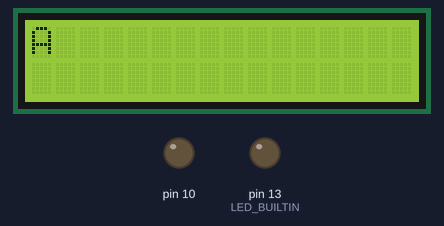
A sketch run on a simulated Arduino Uno, built with avr-gcc and run on an emulated ATmega328P. On the bench: 16×2 character LCD, output pins drawn as LEDs (lit = HIGH).

Above: at 0.66 s.
At 5.49 s:
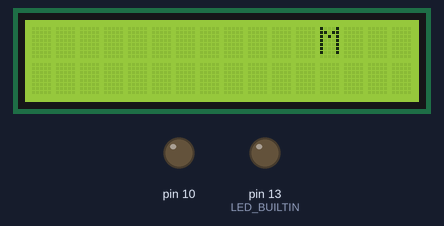
At 10.32 s:
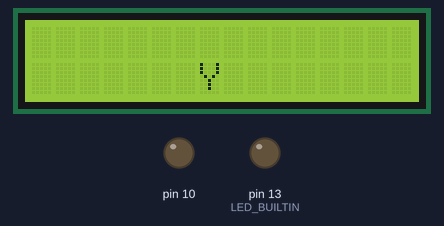
At 19.98 s:
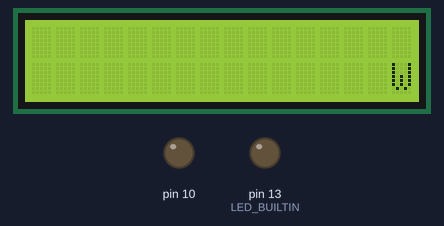
At 29.64 s:
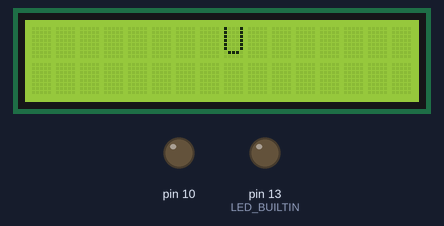
At 39.7 s:
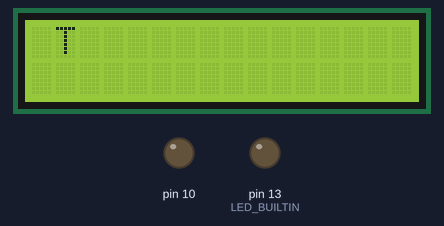

The sketch:

alphabet.ino
```cpp
#include <LiquidCrystal.h>

const int rs = 37, en = 36, d4 = 35, d5 = 34, d6 = 33, d7 = 32;
LiquidCrystal lcd(rs, en, d4, d5, d6, d7);

void setup() {
 // set up the LCD's number of columns and rows:
  lcd.begin(16, 2);

  Serial.begin(9600);
  pinMode(LED_BUILTIN, OUTPUT);
  pinMode(6, INPUT);
  pinMode(A2, INPUT);
  pinMode(10, OUTPUT);
  pinMode(13, OUTPUT);
}

int i = 65; // until 90
int col = 0;
int row = 0;

void loop() {
  // put your main code here, to run repeatedly:
  delay(400);
  lcd.clear();

  lcd.setCursor(col, row);

  lcd.print(char(i++));

  if (i > 90) {
    i = 65;
  }

  if (row == 0) {
    if (col == 15) {
      row = 1;
    }
    else {
      col += 1;
    }
  }
  else if (row == 1) {
    if (col == 0) {
      row = 0;
    } else {
      col -= 1;
    }
  }

}
```

Measured:
- what the display in image 0 shows lasts 0.4 s, from 0.5 s to 0.9 s
